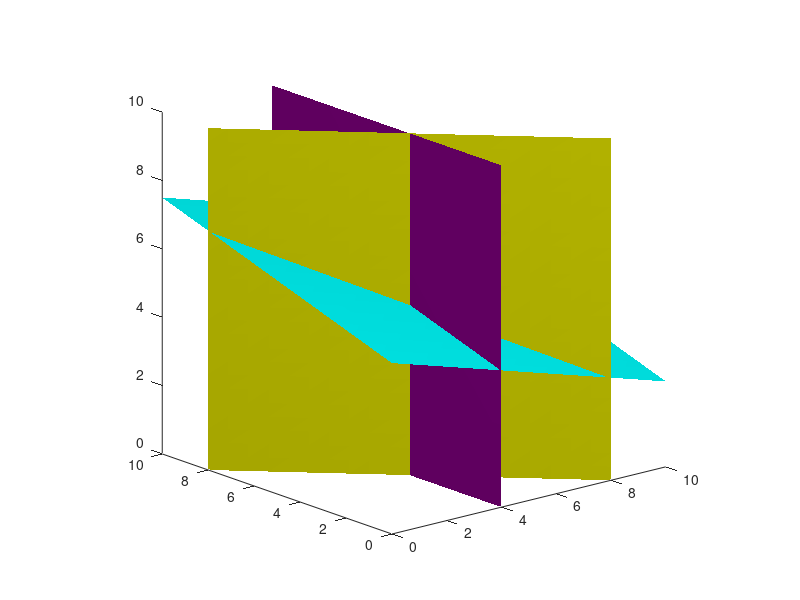

Here is the MATLAB script that generated this plot: (Note: this script raises an error after producing the figure.)
clear all
clf

% This file has four examples that uses the algorithm newtonR. 

s = 1; % 1, 2, 3 or 4

switch s
%%%%%%%%%%%%%%%%%%%%%%%%%%%%%%%%%%%%%%%%%%%%%%%%%%%%%%%%%%%%%%%%%%%%%%%%%%%
%%%%%%%%%%%%%%%%%%%%%%%%%%%%%%%%%%%%%%%%%%%%%%%%%%%%%%%%%%%%%%%%%%%%%%%%%%%
    case 1
% Example 1: Magnus' linear case
L = 10;
n = 25;
d = L/n;
xc = 0:d:L;
yc = 0:d:L;
zc = 0:d:L;
[xx,yy,zz] = meshgrid(xc,yc,zc);
rho   =   xx - 4;
K     =   xx + yy - 8;
mu    =   xx - yy + 4*zz - 20;
rho_g = 0;
K_g   = 0;
mu_g  = 0;
%%%%%%%%%%%%%%%%%%%%%%%%%%%%%%%%%%%%%%%%%%%%%%%%%%%%%%%%%%%%%%%%%%%%%%%%%%%
    case 2
% Example 2: Magnus' ellipsoid case
L = 10;
n = 25;
d = L/n;
xc = 0:d:L;
yc = 0:d:L;
zc = 0:d:L;
[xx,yy,zz] = meshgrid(xc,yc,zc);
rho   =   1/15*(   (xx-4.01).^2 +   (yy-5.04).^2 + 6*(zz-6.07).^2) -1;
K     =   1/15*(   (xx-4.02).^2 + 6*(yy-5.05).^2 +   (zz-6.08).^2) -1;
mu    =   1/15*( 6*(xx-4.03).^2 +   (yy-5.06).^2 +   (zz-6.09).^2) -1;
rho_g = 0;
K_g   = 0;
mu_g  = 0;
%%%%%%%%%%%%%%%%%%%%%%%%%%%%%%%%%%%%%%%%%%%%%%%%%%%%%%%%%%%%%%%%%%%%%%%%%%%
    case 3
% Example 3: Erling's linear test case 
filename1 = fullfile(pwd, 'dat', 'LinX_TestModel.dat');
filename2 = fullfile(pwd, 'dat', 'LinY_TestModel.dat');
filename3 = fullfile(pwd, 'dat', 'LinZ_TestModel.dat');
[Vol1 Specs1] = readVelrockCube(filename1, 0);
[Vol2 Specs2] = readVelrockCube(filename2, 0);
[Vol3 Specs3] = readVelrockCube(filename3, 0);
xc = Specs1.AxisInfo{1}.Values;
yc = Specs1.AxisInfo{2}.Values;
zc = Specs1.AxisInfo{3}.Values;
rho = Vol1;
K   = Vol2;
mu  = Vol3;
rho_g = 42.2;
K_g   = 45.2;
mu_g  = 35.2;
%%%%%%%%%%%%%%%%%%%%%%%%%%%%%%%%%%%%%%%%%%%%%%%%%%%%%%%%%%%%%%%%%%%%%%%%%%%
    case 4
% Example 4: Erling's real case 
syms x real
syms y real
syms z real
filename1 = fullfile(pwd, 'dat', 'Bulk_QGCH_LGB2050R_A_DEM_26.dat');
filename2 = fullfile(pwd, 'dat', 'Shear_QGCH_LGB2050R_A_DEM_26.dat');
filename3 = fullfile(pwd, 'dat', 'Dsty_QGCH_LGB2050R_A_DEM_26.dat');
[Vol1 Specs1] = readVelrockCube(filename1, 0);
[Vol2 Specs2] = readVelrockCube(filename2, 0);
[Vol3 Specs3] = readVelrockCube(filename3, 0);
xc = Specs1.AxisInfo{2}.Values; %%%%%%%%%%
yc = Specs1.AxisInfo{1}.Values; %% note %%
zc = Specs1.AxisInfo{3}.Values; %%%%%%%%%%
rho = Vol1;
K   = Vol2;
mu  = Vol3;
rho_g = 20;
K_g   = 15;
mu_g  = 2.45;
end % switch
%%%%%%%%%%%%%%%%%%%%%%%%%%%%%%%%%%%%%%%%%%%%%%%%%%%%%%%%%%%%%%%%%%%%%%%%%%%
%%%%%%%%%%%%%%%%%%%%%%%%%%%%%%%%%%%%%%%%%%%%%%%%%%%%%%%%%%%%%%%%%%%%%%%%%%%

% plotting the three surfaces
trans = 0.35;
[xx,yy,zz] = meshgrid(xc,yc,zc);
patch(isosurface(xx,yy,zz,rho,rho_g),'FaceColor','magenta','EdgeColor','none','FaceAlpha',trans);
patch(isosurface(xx,yy,zz,K  ,K_g  ),'FaceColor','yellow' ,'EdgeColor','none','FaceAlpha',trans);
patch(isosurface(xx,yy,zz,mu ,mu_g ),'FaceColor','cyan'   ,'EdgeColor','none','FaceAlpha',trans);
figure(1)
AZ = -40; EL = 17; 
view(AZ, EL); axis vis3d equal on square
camlight; lighting phong
hold on
drawnow

% finding solutions
points = newtonR(xc,yc,zc,rho,K,mu,rho_g,K_g,mu_g);

% plotting solutions
for q = 1:size(points,1)
x = points(q,1);
y = points(q,2);
z = points(q,3);
plot3(x,y,z,'s');
end




